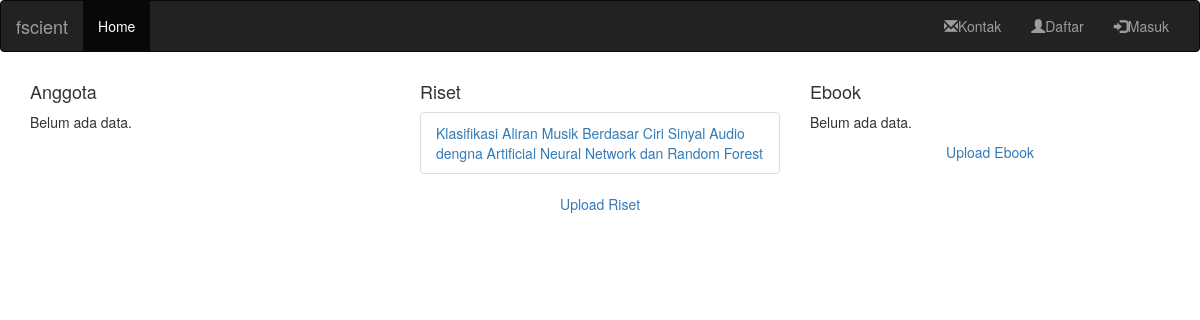
Before: / with the older database file.
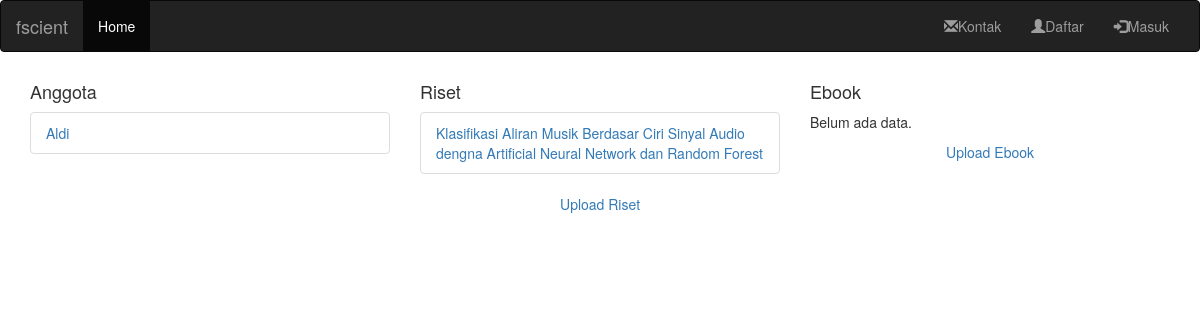
After: the same page with the newer database file.
### mahasiswa/models.py (models this page shows, shortened)
class Journal(models.Model):
    created         = models.DateTimeField(auto_now_add=True)
    description = models.CharField(max_length=255, blank=True)
    journal = models.FileField(upload_to='journal/')
    uploaded_at = models.DateTimeField(auto_now_add=True)

class Profile(models.Model):
    created = models.DateTimeField(auto_now_add=True)
    user 	= models.OneToOneField(User, on_delete=models.CASCADE)
    bio = models.TextField(max_length=500, blank=True)
    location = models.CharField(max_length=30, blank=True)
    first_name = models.CharField(max_length=100, blank=True)
    last_name = models.CharField(max_length=100, blank=True)
    email_address = models.EmailField()
    noreg = models.CharField(max_length=100, blank=True)
    angkatan = models.CharField(max_length=100, blank=True)
    peminatan = models.CharField(max_length=100, blank=True)
    class Meta:
        ordering = ('created',)

### mahasiswa/views.py (the view)
# urls.py: url(r'^$', views.index, name='index'),
def index(request):
    document_list  = Document.objects.all()
    mahasiswa_list  = Profile.objects.all()
    journal_list  = Journal.objects.all()
    context = {'latest_question_list': mahasiswa_list,'latest_document_list': document_list,'latest_journal_list': journal_list}
    return render(request, 'mahasiswa/index.html', context)

### mahasiswa/templates/mahasiswa/index.html (shortened to what this page needs)
{% extends 'mahasiswa/base.html' %}
  {% block content %}
  <div class="container">
    <div class="row">
      <div class="col-sm-4">
      {% load static %}
        <h4>Anggota</h4>
  		{% if latest_question_list %}
  	    <ul class="list-group">
  	    {% for q in latest_question_list %}
  	        <li class="list-group-item"><a href="/profile/{{ q.id }}/">{{ q.user }}</a></li>
  	    {% endfor %}
  		</ul>
  		{% else %}
  			<p>Belum ada data.</p>
  		{% endif %}
      </div>
      <div class="col-sm-4">
        <h4>Riset</h4>
      {% if latest_journal_list %}
        <ul class="list-group">
        {% for q in latest_journal_list %}
            <li class="list-group-item"><a href="{% static q.journal %}">  {{ q.description }}</a></li>
        {% endfor %}
      </ul>
      {% else %}
        <p>Belum ada data.</p>
      {% endif %}
          <p align="center"><a href="{% url 'journal_form_upload' %}">Upload Riset</a></p>
      </div>
      <div class="col-sm-4">
        <h4>Ebook</h4>
      {% if latest_document_list %}
        <ul class="list-group">
        {% for q in latest_document_list %}
            <li class="list-group-item"><a href="{% static q.document %}">  {{ q.description }}</a></li>
        {% endfor %}
      </ul>
      {% else %}
        <p>Belum ada data.</p>
      {% endif %}
          <p align="center"><a href="{% url 'model_form_upload' %}">Upload Ebook</a></p>
      </div>
    </div>
  </div>
<br/>
<br/>
<br/>
  {% endblock %}

Changed rows visible on the page:
added Profile: user "Aldi"
Other visible differences:
text no longer shown: "Belum ada data."
